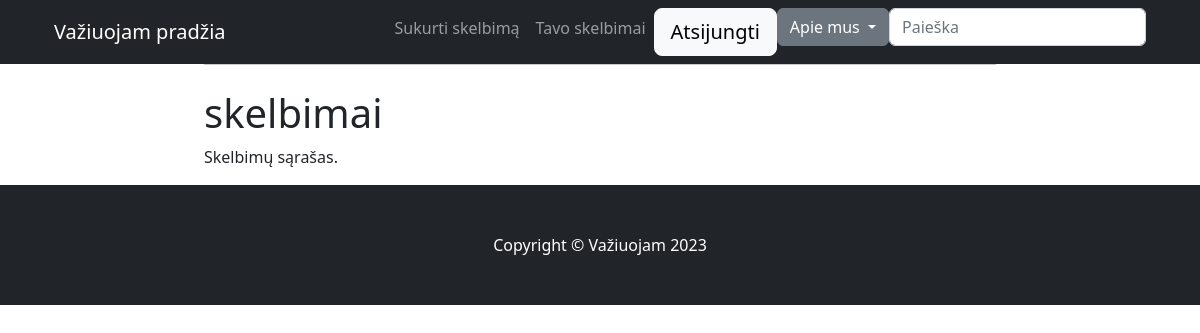
The page /user-posts/edgaras (signed in) on the database as committed earlier.
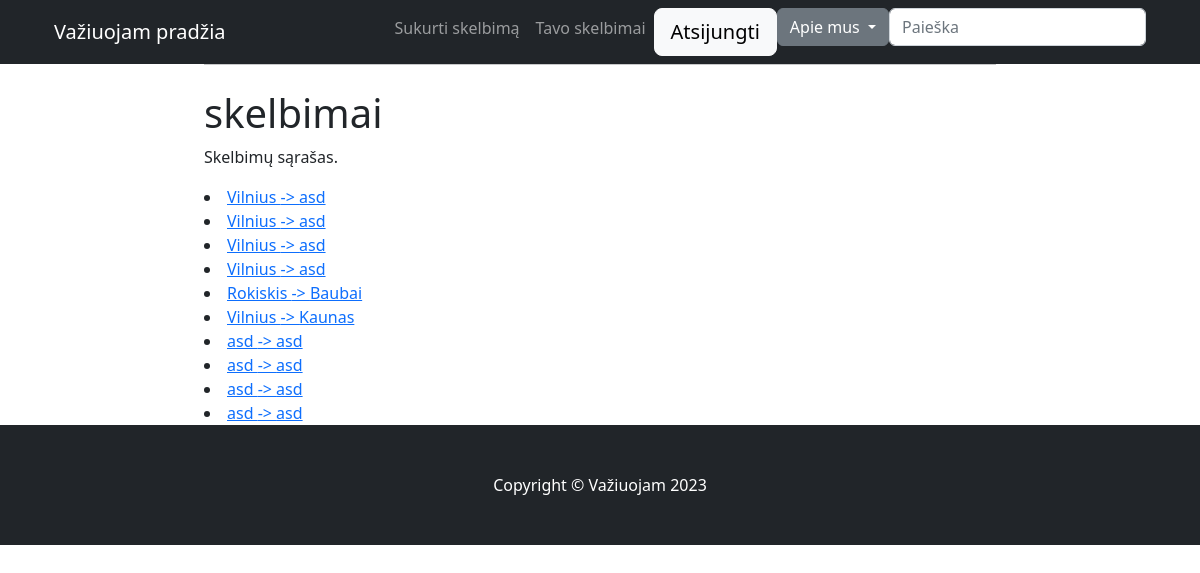
The same page on the database as committed later.
### posts/models.py (models this page shows, shortened)
class Posting(models.Model):
    title = models.CharField(max_length=255)
    description = models.TextField(help_text="Pastabos, jei yra")
    start_location = models.CharField(max_length=255)
    end_location = models.CharField(max_length=255)
    start_time = models.DateTimeField()
    available_seats = models.PositiveIntegerField(default=4)
    price = models.DecimalField(
        max_digits=8, decimal_places=2, validators=[MinValueValidator(Decimal('0.01'))], help_text="Kaina eurais")
    created_at = models.DateTimeField(auto_now_add=True)
    updated_at = models.DateTimeField(auto_now=True)
    user = models.ForeignKey(
        User, on_delete=models.CASCADE, related_name="posting", null=True)
    class Meta:
        ordering = ['start_time',]
        verbose_name = 'Skelbimas'
        verbose_name_plural = 'Skelbimai'

### posts/views.py (the view)
class UserPostListView(LoginRequiredMixin, generic.ListView):
    model = Posting
    template_name = 'posts/user_posts.html'
    context_object_name = 'postings'
    success_url = reverse_lazy('user-posts')
    paginate_by = 10
    def get_queryset(self):
        user = get_object_or_404(User, username=self.kwargs.get('username'))
        return Posting.objects.filter(user=user).order_by('-created_at')

### posts/templates/posts/user_posts.html
{% extends "main/base.html" %}
{% block content %}
<h1>{{user.name}} skelbimai</h1>
<p>Skelbimų sąrašas.</p>
{% for a in postings %}
<li><a href="{% url 'posting' a.id %}">{{a.start_location}} -> {{a.end_location}}</a></li>
{% endfor %}
{% endblock %}

### posts/templates/main/base.html (shortened to what this page needs)
{% load static %}
<!DOCTYPE html>
<html lang="en">
<head>
    <link href="{% static 'css/styles.css' %}" rel="stylesheet" />
</head>
<body id="page-top">
    <nav class="navbar navbar-expand-lg navbar-dark bg-dark fixed-top" id="mainNav">
        <div class="container px-4">
            <a class="navbar-brand" href="{% url 'index' %}">Važiuojam pradžia</a>
            <div class="collapse navbar-collapse" id="navbarResponsive">
                <ul class="navbar-nav ms-auto">
                    {% if user.is_authenticated %}
                    <li class="nav-item"><a class="nav-link" href="{% url 'post-create' %}">Sukurti skelbimą</a>
                    </li>
                    <li class="nav-item"><a class="nav-link" href="{% url 'user_posts' username=user.username %}">Tavo
                            skelbimai</a>
                    </li>
                    <li class="nav-item"><a class="btn btn-lg btn-light" href="{% url 'logout' %}">Atsijungti</a></li>
                    {% else %}
                    <li class="nav-item"><a class="btn btn-lg btn-light" href="{% url 'login' %}">Prisijungti</a>
                    </li>
                    <li class="nav-item"><a class="btn btn-lg btn-light" href="{% url 'register' %}">Registruotis</a>
                    </li>
                    {% endif %}
                    <li class="nav-item">
                        <div class="btn-group">
                            <button type="button" class="btn btn-secondary dropdown-toggle" data-bs-toggle="dropdown"
                                aria-haspopup="true" aria-expanded="false">
                                Apie mus
                            </button>
                        </div>
                    </li>
                    <li>
                        <form action="{% url 'search' %}" method="get" class="form-inline my-2 my-md-0">
                            <input name="query" class="form-control" type="text" placeholder="Paieška">
                        </form>
                    </li>
                </ul>
            </div>
        </div>
    </nav>
    <main>
        <div id="content" , name="content" , class="main">
            <div class="row justify-content-center">
                <div class="col-8">
                    <h1 class="mt-2">My Site</h1>
                    <hr class="mt-0 mb-4">
                    {% block content %}
                    {% endblock %}
                </div>
            </div>
        </div>
    </main>
    <footer class="py-5 bg-dark">
        <div class="container px-4">
            <p class="m-0 text-center text-white">Copyright &copy; Važiuojam 2023</p>
        </div>
    </footer>
</body>
</html>

Rows that differ between the two databases and show on the page:
added Posting: start_location "Vilnius", end_location "asd"
added Posting: start_location "Vilnius", end_location "asd"
added Posting: start_location "Vilnius", end_location "asd"
added Posting: start_location "Vilnius", end_location "asd"
added Posting: start_location "Rokiskis", end_location "Baubai"
added Posting: start_location "Vilnius", end_location "Kaunas"
added Posting: start_location "asd", end_location "asd"
added Posting: start_location "asd", end_location "asd"
added Posting: start_location "asd", end_location "asd"
added Posting: start_location "asd", end_location "asd"
